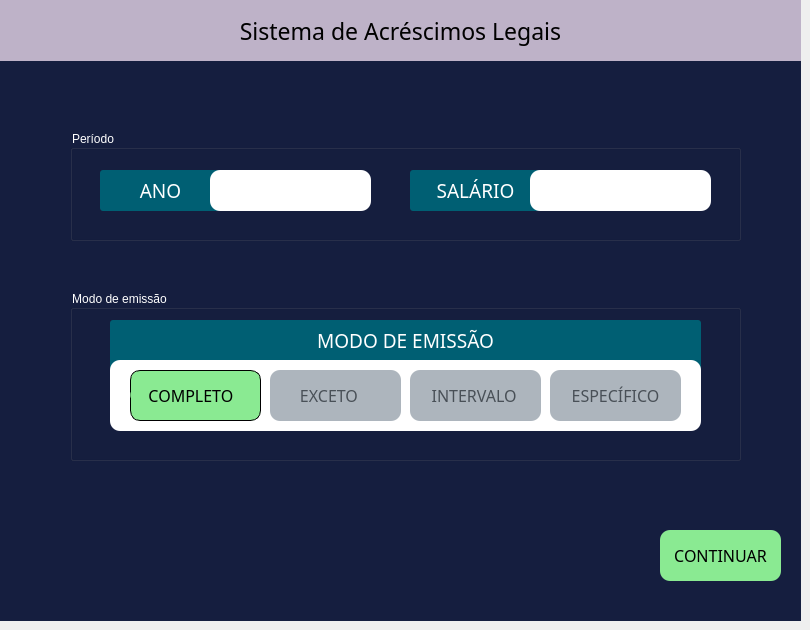
    <widget class="QWidget" name="page3">
     <widget class="QLabel" name="background_4">
      <property name="geometry">
       <rect>
        <x>0</x>
        <y>60</y>
        <width>801</width>
        <height>561</height>
       </rect>
      </property>
      <property name="styleSheet">
       <string notr="true">background:#151E3F;</string>
      </property>
      <property name="text">
       <string/>
      </property>
     </widget>
     <widget class="QPushButton" name="continueButton2">
      <property name="geometry">
       <rect>
        <x>660</x>
        <y>530</y>
        <width>121</width>
        <height>51</height>
       </rect>
      </property>
      <property name="font">
       <font>
        <family>Franklin Gothic Demi</family>
        <pointsize>12</pointsize>
       </font>
      </property>
      <property name="cursor">
       <cursorShape>PointingHandCursor</cursorShape>
      </property>
      <property name="styleSheet">
       <string notr="true">border-radius: 10px;
color:black;
background: #8AEA92;</string>
      </property>
      <property name="text">
       <string>CONTINUAR</string>
      </property>
     </widget>
     <widget class="QLabel" name="titleLabel_8">
      <property name="geometry">
       <rect>
        <x>0</x>
        <y>0</y>
        <width>801</width>
        <height>61</height>
       </rect>
      </property>
      <property name="font">
       <font>
        <family>Leelawadee UI Semilight</family>
        <pointsize>17</pointsize>
       </font>
      </property>
      <property name="styleSheet">
       <string notr="true">background:#BEB2C8;</string>
      </property>
      <property name="text">
       <string>Sistema de Acréscimos Legais</string>
      </property>
      <property name="alignment">
       <set>Qt::AlignCenter</set>
      </property>
     </widget>
     <widget class="QGroupBox" name="groupBox_4">
      <property name="geometry">
       <rect>
        <x>70</x>
        <y>290</y>
        <width>671</width>
        <height>171</height>
       </rect>
      </property>
      <property name="styleSheet">
       <string notr="true">color: white;</string>
      </property>
      <property name="title">
       <string>Modo de emissão</string>
      </property>
      <widget class="QLabel" name="modeLabel">
       <property name="geometry">
        <rect>
         <x>40</x>
         <y>30</y>
         <width>591</width>
         <height>41</height>
        </rect>
       </property>
       <property name="font">
        <font>
         <family>Leelawadee UI Semilight</family>
         <pointsize>14</pointsize>
        </font>
       </property>
       <property name="mouseTracking">
        <bool>false</bool>
       </property>
       <property name="tabletTracking">
        <bool>false</bool>
       </property>
       <property name="toolTipDuration">
        <number>-7</number>
       </property>
       <property name="styleSheet">
        <string notr="true">color: white;</string>
       </property>
       <property name="frameShape">
        <enum>QFrame::NoFrame</enum>
       </property>
       <property name="text">
        <string>MODO DE EMISSÃO</string>
       </property>
       <property name="alignment">
        <set>Qt::AlignCenter</set>
       </property>
      </widget>
      <widget class="QRadioButton" name="allYearInput">
       <property name="geometry">
        <rect>
         <x>60</x>
         <y>80</y>
         <width>131</width>
         <height>51</height>
        </rect>
       </property>
       <property name="font">
        <font>
         <family>Microsoft YaHei Light</family>
         <pointsize>12</pointsize>
         <weight>50</weight>
         <bold>false</bold>
        </font>
       </property>
       <property name="styleSheet">
        <string notr="true">QRadioButton {
	color:white;
	border-radius: 10px;
	border: 1px solid black;
	color:black;
	background: #8AEA92;
}

QRadioButton::unchecked {
	background:#adb5bd;
	color: #495057;
	border-radius: 10px;
	border: 0px solid black;
}

QRadioButton::indicator {
	right:15px;
}</string>
       </property>
       <property name="text">
        <string>   COMPLETO</string>
       </property>
       <property name="checked">
        <bool>true</bool>
       </property>
      </widget>
      <widget class="QRadioButton" name="intervalInput">
       <property name="geometry">
        <rect>
         <x>340</x>
         <y>80</y>
         <width>131</width>
         <height>51</height>
        </rect>
       </property>
       <property name="font">
        <font>
         <family>Microsoft YaHei Light</family>
         <pointsize>12</pointsize>
        </font>
       </property>
       <property name="styleSheet">
        <string notr="true">QRadioButton {
	color:white;
	border-radius: 10px;
	border: 1px solid black;
	color:black;
	background: #8AEA92;
}

QRadioButton::unchecked {
	background:#adb5bd;
	color: #495057;
	border-radius: 10px;
	border: 0px solid black;
}

QRadioButton::indicator {
	right:15px;
}</string>
       </property>
       <property name="text">
        <string>    INTERVALO</string>
       </property>
      </widget>
      <widget class="QRadioButton" name="exceptInput">
       <property name="geometry">
        <rect>
         <x>200</x>
         <y>80</y>
         <width>131</width>
         <height>51</height>
        </rect>
       </property>
       <property name="font">
        <font>
         <family>Microsoft YaHei UI Light</family>
         <pointsize>12</pointsize>
        </font>
       </property>
       <property name="styleSheet">
        <string notr="true">QRadioButton {
	color:white;
	border-radius: 10px;
	border: 1px solid black;
	color:black;
	background: #8AEA92;
}

QRadioButton::unchecked {
	background:#adb5bd;
	color: #495057;
	border-radius: 10px;
	border: 0px solid black;
}

QRadioButton::indicator {
	right:15px;
}</string>
       </property>
       <property name="text">
        <string>      EXCETO</string>
       </property>
      </widget>
      <widget class="QLabel" name="monthBorder">
       <property name="geometry">
        <rect>
         <x>40</x>
         <y>70</y>
         <width>591</width>
         <height>71</height>
        </rect>
       </property>
       <property name="styleSheet">
        <string notr="true">background: white;
border-radius: 10px;</string>
       </property>
       <property name="text">
        <string/>
       </property>
      </widget>
      <widget class="QRadioButton" name="specificInput">
       <property name="geometry">
        <rect>
         <x>480</x>
         <y>80</y>
         <width>131</width>
         <height>51</height>
        </rect>
       </property>
       <property name="font">
        <font>
         <family>Microsoft YaHei Light</family>
         <pointsize>12</pointsize>
        </font>
       </property>
       <property name="styleSheet">
        <string notr="true">QRadioButton {
	color:white;
	border-radius: 10px;
	border: 1px solid black;
	color:black;
	background: #8AEA92;
}

QRadioButton::unchecked {
	background:#adb5bd;
	color: #495057;
	border-radius: 10px;
	border: 0px solid black;
}

QRadioButton::indicator {
	right:15px;
}</string>
       </property>
       <property name="text">
        <string>    ESPECÍFICO</string>
       </property>
      </widget>
      <widget class="QLabel" name="modeBackground">
       <property name="geometry">
        <rect>
         <x>40</x>
         <y>30</y>
         <width>591</width>
         <height>51</height>
        </rect>
       </property>
       <property name="font">
        <font>
         <family>Leelawadee UI Semilight</family>
         <pointsize>13</pointsize>
        </font>
       </property>
       <property name="mouseTracking">
        <bool>false</bool>
       </property>
       <property name="tabletTracking">
        <bool>false</bool>
       </property>
       <property name="toolTipDuration">
        <number>-7</number>
       </property>
       <property name="styleSheet">
        <string notr="true">color: white;
background:#005f73;
border-radius: 3px;</string>
       </property>
       <property name="frameShape">
        <enum>QFrame::NoFrame</enum>
       </property>
       <property name="text">
        <string/>
       </property>
       <property name="alignment">
        <set>Qt::AlignCenter</set>
       </property>
      </widget>
      <zorder>modeBackground</zorder>
      <zorder>monthBorder</zorder>
      <zorder>exceptInput</zorder>
      <zorder>intervalInput</zorder>
      <zorder>specificInput</zorder>
      <zorder>allYearInput</zorder>
      <zorder>modeLabel</zorder>
     </widget>
     <widget class="QGroupBox" name="groupBox_5">
      <property name="geometry">
       <rect>
        <x>70</x>
        <y>130</y>
        <width>671</width>
        <height>111</height>
       </rect>
      </property>
      <property name="styleSheet">
       <string notr="true">color: white;</string>
      </property>
      <property name="title">
       <string>Período</string>
      </property>
      <widget class="QLineEdit" name="yearInput">
       <property name="geometry">
        <rect>
         <x>140</x>
         <y>40</y>
         <width>161</width>
         <height>41</height>
        </rect>
       </property>
       <property name="font">
        <font>
         <family>Calibri</family>
         <pointsize>14</pointsize>
         <weight>50</weight>
         <bold>false</bold>
        </font>
       </property>
       <property name="styleSheet">
        <string notr="true">border-radius: 10px;
background-color:white; 
color:black;</string>
       </property>
       <property name="inputMask">
        <string/>
       </property>
       <property name="maxLength">
        <number>4</number>
       </property>
      </widget>
      <widget class="QLabel" name="yearLabel">
       <property name="geometry">
        <rect>
         <x>30</x>
         <y>40</y>
         <width>121</width>
         <height>41</height>
        </rect>
       </property>
       <property name="font">
        <font>
         <family>Leelawadee UI Semilight</family>
         <pointsize>14</pointsize>
        </font>
       </property>
       <property name="mouseTracking">
        <bool>false</bool>
       </property>
       <property name="tabletTracking">
        <bool>false</bool>
       </property>
       <property name="toolTipDuration">
        <number>-7</number>
       </property>
       <property name="styleSheet">
        <string notr="true">color: white;
background:#005f73;
border-radius: 3px;
</string>
       </property>
       <property name="frameShape">
        <enum>QFrame::NoFrame</enum>
       </property>
       <property name="text">
        <string>ANO</string>
       </property>
       <property name="alignment">
        <set>Qt::AlignCenter</set>
       </property>
      </widget>
      <widget class="QLineEdit" name="salaryInput">
       <property name="geometry">
        <rect>
         <x>460</x>
         <y>40</y>
         <width>181</width>
         <height>41</height>
        </rect>
       </property>
       <property name="font">
        <font>
         <family>Calibri</family>
         <pointsize>14</pointsize>
        </font>
       </property>
       <property name="styleSheet">
        <string notr="true">border-radius: 10px;
background-color:white; 
color:black;</string>
       </property>
       <property name="maxLength">
        <number>10</number>
       </property>
      </widget>
      <widget class="QLabel" name="salaryLabel">
       <property name="geometry">
        <rect>
         <x>340</x>
         <y>40</y>
         <width>131</width>
         <height>41</height>
        </rect>
       </property>
       <property name="font">
        <font>
         <family>Leelawadee UI Semilight</family>
         <pointsize>14</pointsize>
        </font>
       </property>
       <property name="mouseTracking">
        <bool>false</bool>
       </property>
       <property name="tabletTracking">
        <bool>false</bool>
       </property>
       <property name="toolTipDuration">
        <number>-7</number>
       </property>
       <property name="styleSheet">
        <string notr="true">color: white;
background:#005f73;
border-radius: 3px;
</string>
       </property>
       <property name="frameShape">
        <enum>QFrame::NoFrame</enum>
       </property>
       <property name="text">
        <string>SALÁRIO</string>
       </property>
       <property name="alignment">
        <set>Qt::AlignCenter</set>
       </property>
      </widget>
      <zorder>yearLabel</zorder>
      <zorder>salaryLabel</zorder>
      <zorder>yearInput</zorder>
      <zorder>salaryInput</zorder>
     </widget>
    </widget>
